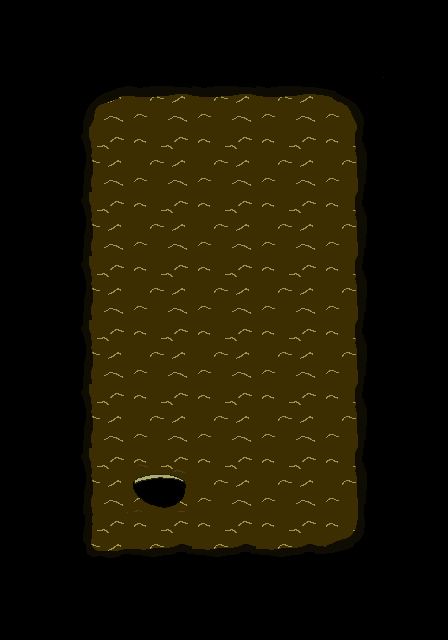

A level layout from a 2D game, rendered from its tile map. Below: a short description, then the map file with tile-grid data replaced by summaries:
An orthogonal 7x10 tile map with 64x64 px tiles, 3 tile layers (Ground, Detail, Overlay), 3 hidden layers not drawn, 2 tilesets and 2 objects (Portal, PlayerStart).

<map version="1.0" orientation="orthogonal" width="7" height="10" tilewidth="64" tileheight="64">
 <properties>
  <property name="Music" value="" />
 </properties>
 <tileset firstgid="1" name="Items" tilewidth="64" tileheight="64">
  <image source="Tilesheets/Items.png" width="128" height="260" />
 </tileset>
 <tileset firstgid="9" name="TileSheetRevised" tilewidth="64" tileheight="64">
  <image source="Tilesheets/TileSheetRevised.png" width="640" height="640" />
 </tileset>
 <layer name="Ground" width="7" height="10">
  <data>[70 cells, 70 non-empty, 2 distinct tile ids]</data>
 </layer>
 <layer name="Detail" width="7" height="10">
  <data>[70 cells, 15 non-empty, 2 distinct tile ids]</data>
 </layer>
 <layer name="Overlay" width="7" height="10">
  <data>[70 cells, 51 non-empty, 9 distinct tile ids]</data>
 </layer>
 <objectgroup name="Objects" width="7" height="10">
  <object name="ForthCavePortal" type="Portal" x="131" y="461" width="68" height="64">
   <properties>
    <property name="DestinationMap" value="Maps\ForthCave" />
    <property name="DestinationTileLocation" value="5,2" />
   </properties>
  </object>
  <object name="PlayerStart" type="PlayerStart" x="241" y="145" width="61" height="56" />
 </objectgroup>
 <layer name="Items" width="7" height="10" visible="0">
  <data>[70 cells, 7 non-empty, 3 distinct tile ids]</data>
 </layer>
 <layer name="Clip" width="7" height="10" visible="0">
  <data>[70 cells, 30 non-empty, 1 distinct tile ids]</data>
 </layer>
 <layer name="AmmoClip" width="7" height="10" visible="0">
  <data>[70 cells, 30 non-empty, 1 distinct tile ids]</data>
 </layer>
</map>
